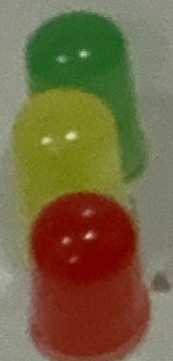
#> input picture py_model/model/opencv/label/off/e148961b-IMG_3134_3.jpg, 173 x 361 px, given as the content of the folder :/Users/tori/Documents/vision 2nd project/openCV/rabel/0_off, which was not available
$ jupyter execute --allow-errors LED_TowerLamp_CLAHE_Feature_Training.ipynb   (text cells are left out)
#> lines starting #> are read from the running program, lines starting #| are printed output that depends on the picture; pictures that were not available may be replaced by others from this repository, and a replacement may not be noted
[cell 1]
import os
import cv2
import numpy as np
import pandas as pd
import matplotlib.pyplot as plt
from sklearn.model_selection import train_test_split
from sklearn.ensemble import RandomForestClassifier
from sklearn.metrics import classification_report
from tqdm import tqdm

[cell 2]
def preprocess_clahe(img):
    img = cv2.resize(img, (100, 100))
    lab = cv2.cvtColor(img, cv2.COLOR_BGR2LAB)
    l, a, b = cv2.split(lab)
    clahe = cv2.createCLAHE(clipLimit=2.0, tileGridSize=(8, 8))
    cl = clahe.apply(l)
    limg = cv2.merge((cl, a, b))
    final = cv2.cvtColor(limg, cv2.COLOR_LAB2BGR)
    return final

[cell 3]
# [39 lines left out: function extract_features, not called in this run]

[cell 4]
label_map = {
    '0_off': 0,
    '1_green': 1,
    '2_yellow': 2,
    '3_red': 3
}
data_dir = r'C:\Users\tori\Documents\vision 2nd project\openCV\rabel'

plt.figure(figsize=(12, 8))
for i, (folder, label) in enumerate(label_map.items()):
    folder_path = os.path.join(data_dir, folder)
    sample_img_path = os.path.join(folder_path, os.listdir(folder_path)[0])
    img = cv2.imread(sample_img_path)
#> img is the input picture: shape (361, 173, 3); mean B, G, R 65.9, 102.1, 116.5
    img_rgb = cv2.cvtColor(cv2.resize(img, (100, 100)), cv2.COLOR_BGR2RGB)
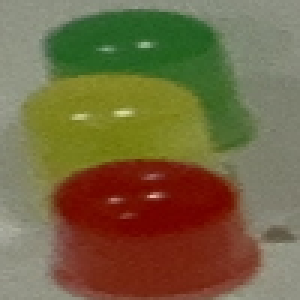
#> img_rgb: shape (100, 100, 3) (shown 3 times larger); mean R, G, B 116.3, 102, 65.8
    img_clahe = cv2.cvtColor(preprocess_clahe(img), cv2.COLOR_BGR2RGB)
#> in preprocess_clahe, `lab = cv2.cvtColor(img, cv2.COLOR_BGR2LAB)`: lab: shape (100, 100, 3); mean of channels 0, 1, 2 114.8, 129.3, 152.3
#> in preprocess_clahe, `l, a, b = cv2.split(lab)`:
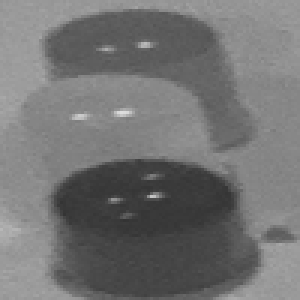
#> l: shape (100, 100) (shown 3 times larger); min 51, max 222, mean 114.8
#> in preprocess_clahe, `l, a, b = cv2.split(lab)`:
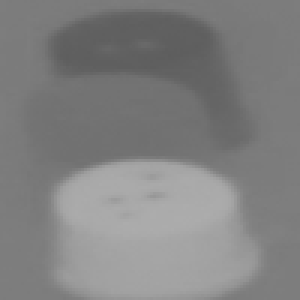
#> a: shape (100, 100) (shown 3 times larger); min 93, max 172, mean 129.3
#> in preprocess_clahe, `l, a, b = cv2.split(lab)`:
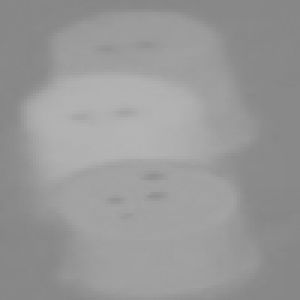
#> b: shape (100, 100) (shown 3 times larger); min 133, max 180, mean 152.3
#> in preprocess_clahe, `cl = clahe.apply(l)`:
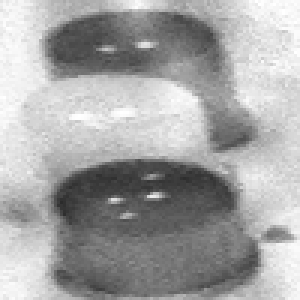
#> cl: shape (100, 100) (shown 3 times larger); min 43, max 255, mean 165
#> in preprocess_clahe, `limg = cv2.merge((cl, a, b))`: limg: shape (100, 100, 3); mean of channels 0, 1, 2 165, 129.3, 152.3
#> in preprocess_clahe, `final = cv2.cvtColor(limg, cv2.COLOR_LAB2BGR)`:
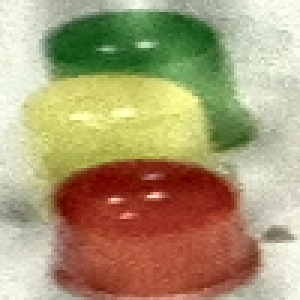
#> final: shape (100, 100, 3) (shown 3 times larger); mean B, G, R 116.2, 154.8, 170.4

    plt.subplot(4, 2, i*2 + 1)
    plt.imshow(img_rgb)
    plt.title(f"{folder} - original")
    plt.axis('off')

    plt.subplot(4, 2, i*2 + 2)
    plt.imshow(img_clahe)
    plt.title(f"{folder} - CLAHE")
    plt.axis('off')

plt.tight_layout()
plt.show()
